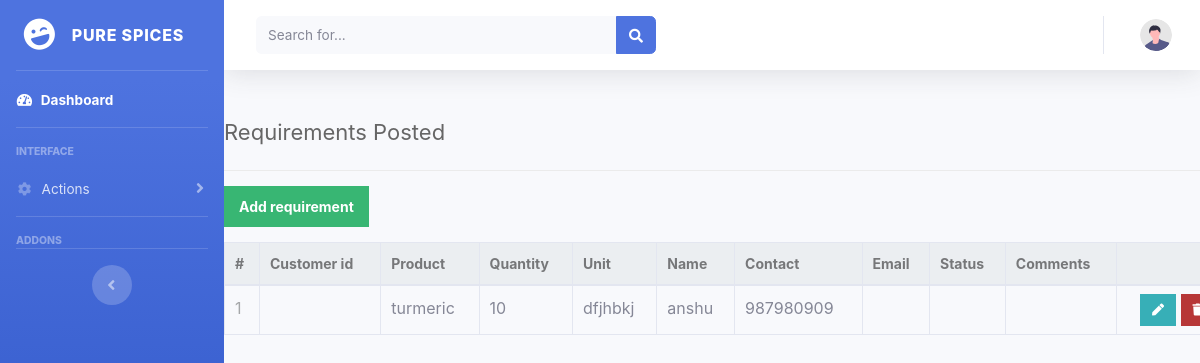
Page /spices/view.php on the committed database.
### tables this page shows
CREATE TABLE `requirements` (
  `req_id` int(11) NOT NULL,
  `customer_id` varchar(50) NOT NULL,
  `product` varchar(20) NOT NULL,
  `quantity` int(11) NOT NULL,
  `unit` varchar(20) NOT NULL,
  `name` varchar(30) NOT NULL,
  `contact` bigint(20) NOT NULL,
  `email` varchar(100) NOT NULL,
  `Status` varchar(10) NOT NULL,
  `Comments` varchar(100) NOT NULL
);

### spices/view.php (the view, shortened to what this page needs)
<?php
include('includes/header.php');
include('includes/navbar.php');
$DATABASE_HOST = 'localhost';
$DATABASE_USER = 'root';
$DATABASE_PASS = '';
$DATABASE_NAME = 'spices';
$con = mysqli_connect($DATABASE_HOST, $DATABASE_USER, $DATABASE_PASS, $DATABASE_NAME);
$customer_id = $_SESSION['customer'];
$query="SELECT * FROM requirements WHERE customer_id = '$customer_id'";
$res=$con->query($query);
?>
<!DOCTYPE html>
<html>
<head>
</head>
<body>
    <div id="content-wrapper" class="d-flex flex-column">
            <div id="content">
    <nav class="navbar navbar-expand navbar-light bg-white topbar mb-4 static-top shadow">
                    <form
                        class="d-none d-sm-inline-block form-inline mr-auto ml-md-3 my-2 my-md-0 mw-100 navbar-search">
                        <div class="input-group">
                            <input type="text" class="form-control bg-light border-0 small" placeholder="Search for..."
                                aria-label="Search" aria-describedby="basic-addon2">
                            <div class="input-group-append">
                                <button class="btn btn-primary" type="button">
                                    <i class="fas fa-search fa-sm"></i>
                                </button>
                            </div>
                        </div>
                    </form>
                    <ul class="navbar-nav ml-auto">
                        <li class="nav-item dropdown no-arrow">
                            <a class="nav-link dropdown-toggle" href="#" id="userDropdown" role="button"
                                data-toggle="dropdown" aria-haspopup="true" aria-expanded="false">
                                <img class="img-profile rounded-circle"
                                    src="img/undraw_profile.svg">
                            </a>
                        </li>
                    </ul>
                </nav>
           <div class="content read">
    <h2>Requirements Posted</h2>
    <a href="requirements.php" class="create-contact">Add requirement</a>
                    <table class="table table-bordered">
                        <thead>
                        <tr>
                            <td>#</td>
                            <td>Customer id</td>
                            <td>Product</td>
                            <td>Quantity</td>
                            <td>Unit</td>
                            <td>Name</td>
                            <td>Contact</td>
                            <td>Email</td>
                            <td>Status</td>
                            <td>Comments</td>
                            <td></td>
                        </tr>
                    </thead>
                    <tbody>
                        <?php
                            while($rows=$res->fetch_assoc())
                            {
                            ?>
                                <tr>
                                    <td><?php echo $rows['req_id']; ?></td>
                                    <td><?php echo $rows['customer_id']; ?></td>
                                    <td><?php echo $rows['product']; ?></td>
                                    <td><?php echo $rows['quantity']; ?></td>      <td><?php echo $rows['unit']; ?></td>
                                    <td><?php echo $rows['name']; ?></td>
                                    <td><?php echo $rows['contact']; ?></td>
                                    <td><?php echo $rows['email']; ?></td>
                                    <td><?php echo $rows['Status']; ?></td>
                                    <td><?php echo $rows['Comments']; ?></td>
                                    <td class="actions">
                    <a href="update_req.php?req_id=<?=$rows['req_id']?>" class="edit"><i class="fas fa-pen fa-xs"></i></a>
                    <a href="delete_req.php?req_id=<?=$rows['req_id']?>" class="trash"><i class="fas fa-trash fa-xs"></i></a>
                </td>
                                </tr>
                        <?php
                        }
                        ?>
                        </tbody>
                    </table>
            </div>
                </div>
           </div>
       </div>
      </body>
 </html>

### spices/view.php (style rules this page uses)
* { box-sizing: border-box; font-family: -apple-system, BlinkMacSystemFont, "segoe ui", roboto, oxygen, ubuntu, cantarell, "fira sans", "droid sans", "helvetica neue", Arial, sans-serif; font-size: 16px; -webkit-font-smoothing: antialiased; -moz-osx-font-smoothing: grayscale; }
body { background-color: #FFFFFF; margin: 0; }
.content { width: 1000px; margin: 0 auto; }
.content h2 { margin: 0; padding: 25px 0; font-size: 22px; border-bottom: 1px solid #ebebeb; color: #666666; }
.read .create-contact { display: inline-block; text-decoration: none; background-color: #38b673; font-weight: bold; font-size: 14px; color: #FFFFFF; padding: 10px 15px; margin: 15px 0; }
.read table { width: 100%; padding-top: 30px; border-collapse: collapse; }
.read table thead { background-color: #ebeef1; border-bottom: 1px solid #d3dae0; }
.read table thead td { padding: 10px; font-weight: bold; color: #767779; font-size: 14px; }
.read table tbody tr { border-bottom: 1px solid #d3dae0; }
.read table tbody tr td { padding: 10px; }
.read table tbody tr td:nth-child(1) { color: #a5a7a9; }
.read table tbody tr td.actions { padding: 8px; text-align: right; }
.read table tbody tr td.actions .edit, .read table tbody tr td.actions .trash { display: inline-flex; text-align: right; text-decoration: none; color: #FFFFFF; padding: 10px 12px; }
.read table tbody tr td.actions .trash { background-color: #b73737; }
.read table tbody tr td.actions .edit { background-color: #37afb7; }

### rows in the picture
requirements: req_id "1", product "turmeric", quantity "10", unit "dfjhbkj", name "anshu", contact "987980909"
